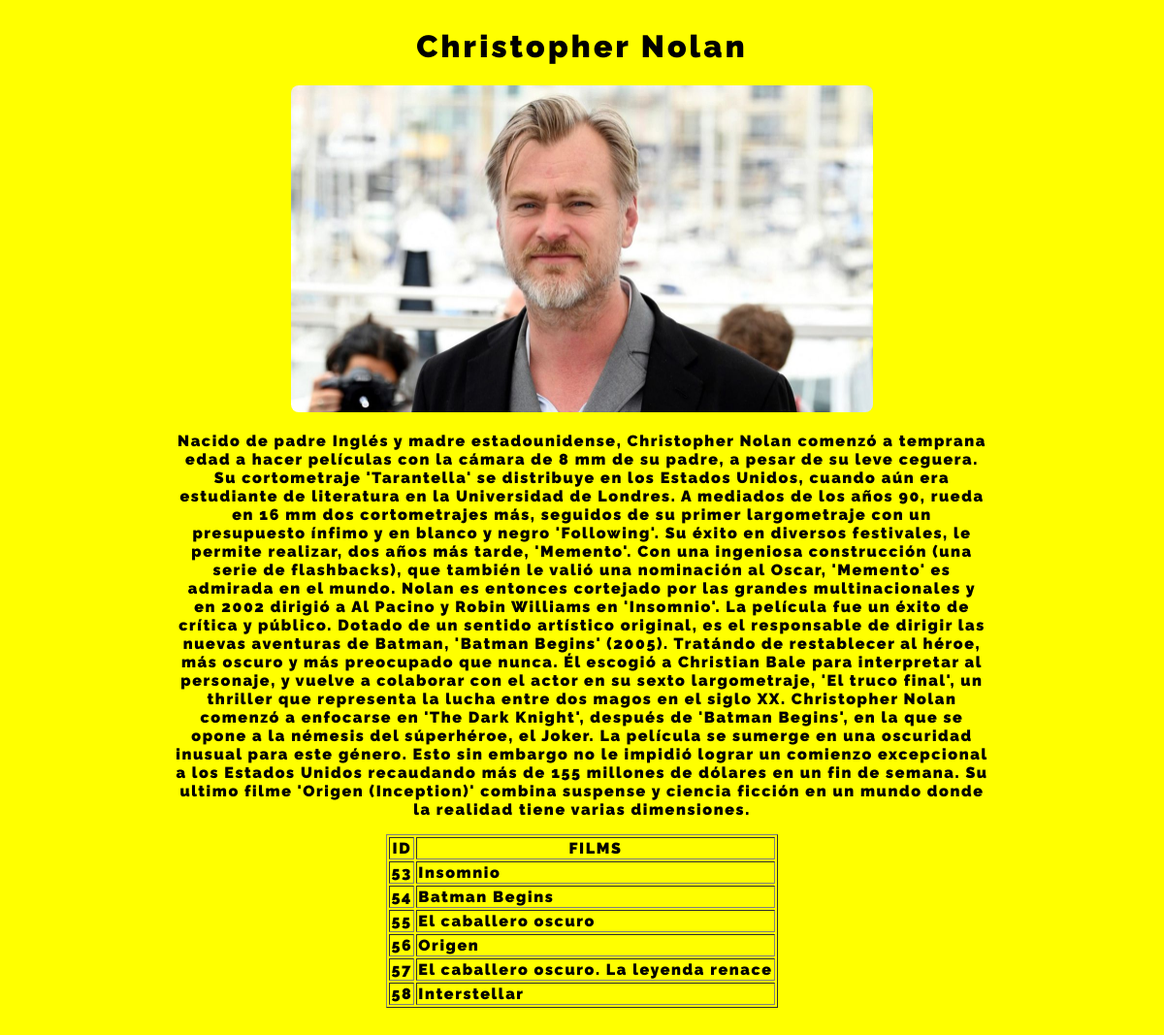
Page /bio6/ on the committed database.
### FilmDirectors/models.py (models this page shows, shortened)
class Director(models.Model):
    id = models.AutoField(primary_key=True)
    firstName = models.CharField(max_length=100, help_text="Nombre del director")
    lastName = models.CharField(max_length=100, help_text="Apellido del director")
    biography = models.TextField(help_text="Agrega una breve biografía del/la director/a")
    films = models.ManyToManyField(Film, default="")

class Film(models.Model):
    filmName = models.CharField(max_length=100, help_text="Pon el nombre de la película")
    genre = models.ManyToManyField(Genre, help_text="Agrega un género")
    releaseYear = models.DateField(null=True, blank=True)
    sinopsis = models.TextField(default="", help_text="Agrega una sinopsis de la película")

### FilmDirectors/views.py (the view)
# urls.py: path('bio6/', views.bio6, name='bio6'),
def bio6(request):
    biography = Director.objects.get(pk=6).biography
    filmography = Film.objects.values('id','filmName')
    template = loader.get_template('bio6.html')
    context = {
    'biography': biography,
    'filmography': filmography}
    return HttpResponse(template.render(context, request))

### FilmDirectors/templates/bio6.html (shortened to what this page needs)
<!DOCTYPE html>
<html lang="en">
<head>
  {% load static %}
  <link rel="stylesheet" href="../static/styles.css">
</head>
<body class="content">
  <h1 class="title">Christopher Nolan</h1>
  <div class="marco-img">
    <img class="photo" src="{% static 'assets/nolan.jpg' %}" alt="nolan">
  </div>
  {% block content %}
  <p class="texto">{{biography}}</p>
  <table border="1">
    <tr>
      <th>ID</th>
      <th>FILMS</th>
    </tr>
    {% for x in filmography %}
      {% if x.id > 52 and x.id < 59 %}
      <tr>
        <td>{{x.id}}</td>
        <td>{{x.filmName}}</td>
      </tr>
      {% endif %}
      {% endfor %}
  </table><br><br>
  {% endblock %}
</body>
</html>

### FilmDirectors/static/styles.css (style rules this page uses)
* { background-color: yellow; font-family: 'Raleway', sans-serif; letter-spacing: .1em; font-weight: bolder; max-width: 100%; }
.title { text-align: center; width: 100vw; }
.content { display: flex; flex-direction: column; justify-content: center; align-items: center; padding: 1rem black; }
.texto { text-align: center; width: 70vw; }
.photo { width: 50vw; border-radius: 0.5rem; }

### rows in the picture
Director: biography "Nacido de padre Inglés y madre estadounidense, Christopher Nolan comenzó a temprana edad a hacer películas con la cámara de 8 mm de su padre, a pesar de su leve ceguera. Su cortometraje 'Tarantella' se distribuye en los Estados Unidos, cuando aún era estudiante de literatura en la Universidad de Londres. A mediados de los años 90, rueda en 16 mm dos cortometrajes más, seguidos de su primer largometraje con un presupuesto ínfimo y en blanco y negro 'Following'. Su éxito en diversos festivales, le permite realizar, dos años más tarde, 'Memento'. Con una ingeniosa construcción (una serie de flashbacks), que también le valió una nominación al Oscar, 'Memento' es admirada en el mundo. Nolan es…"
Film: id "53", filmName "Insomnio"
Film: id "54", filmName "Batman Begins"
Film: id "55", filmName "El caballero oscuro"
Film: id "56", filmName "Origen"
Film: id "57", filmName "El caballero oscuro. La leyenda renace"
Film: id "58", filmName "Interstellar"
